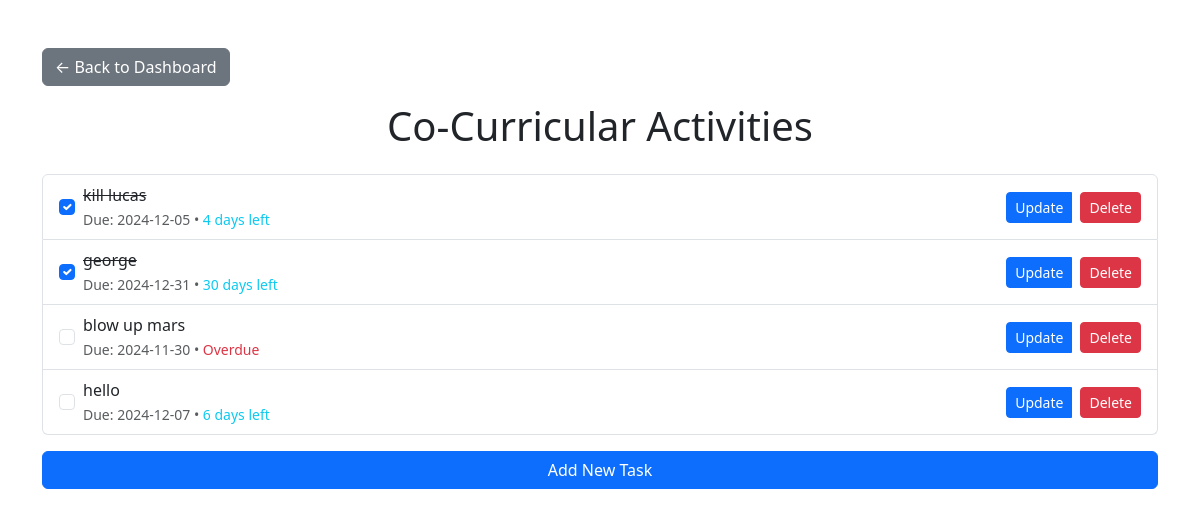
The page /co_curricular (signed in) on the database as committed earlier.
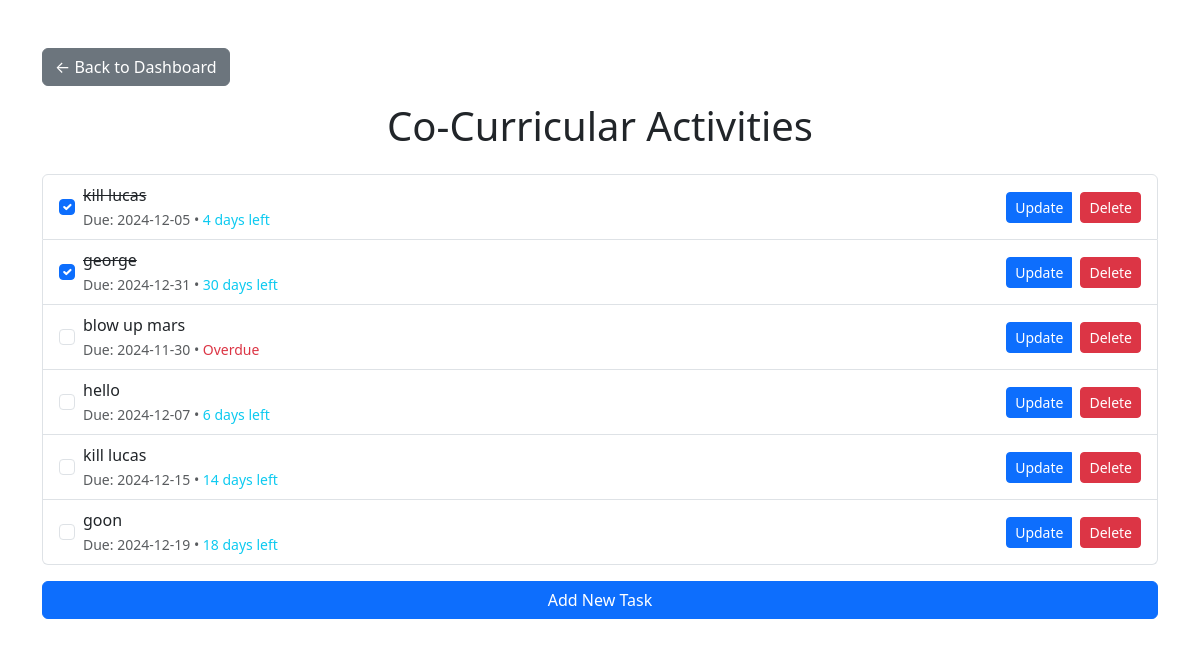
The same page on the database as committed later.
### flask_app/setup_db.py (models this page shows)
class ToDo(Base):
    __tablename__ = 'todo'
    id = Column(Integer, primary_key=True)
    task = Column(String, nullable=False)
    category = Column(String, nullable=False)
    completed = Column(Boolean, default=False)
    due_date = Column(DateTime, nullable=True)
    user_id = Column(Integer, ForeignKey('users.id'), nullable=False)
    user = relationship('User', back_populates='todos')

### flask_app/app.py (the view)
@app.route('/co_curricular')
def co_curricular():
    if 'user_id' not in session:
        return redirect(url_for('login'))
    todos = db_session.query(ToDo).filter_by(user_id=session['user_id'], category='Co-Curricular').all()
    return render_template('co_curricular.html', todos=todos, calculate_days=calculate_days_remaining)

### flask_app/app.py (called while the page is built)
def calculate_days_remaining(due_date):
    if not due_date:
        return None
    today = date.today()
    days = (due_date.date() - today).days
    if days < 0:
        return "Overdue"
    elif days == 0:
        return "Due today"
    else:
        return f"{days} days left"

### flask_app/templates/co_curricular.html (shortened to what this page needs)
<!DOCTYPE html>
<html lang="en">
<head>
    <link href="https://cdn.jsdelivr.net/npm/bootstrap@5.3.0-alpha3/dist/css/bootstrap.min.css" rel="stylesheet">
</head>
<body>
    <div class="container mt-5">
        <a href="{{ url_for('dashboard') }}" class="btn btn-secondary mb-3">← Back to Dashboard</a>
        <h1 class="text-center">Co-Curricular Activities</h1>
        <div class="mt-4">
            {% if todos %}
                <ul class="list-group">
                    {% for todo in todos %}
                    <li class="list-group-item d-flex justify-content-between align-items-center">
                        <div class="d-flex align-items-center">
                            <form action="{{ url_for('toggle_todo', todo_id=todo.id) }}" method="POST" class="d-inline me-2">
                                <input type="checkbox" class="form-check-input" onchange="this.form.submit()"
                                       {% if todo.completed %}checked{% endif %}>
                            </form>
                            <div>
                                <span {% if todo.completed %}class="text-decoration-line-through"{% endif %}>{{ todo.task }}</span>
                                {% if todo.due_date %}
                                    <br>
                                    <small class="text-muted">
                                        Due: {{ todo.due_date.strftime('%Y-%m-%d') }}
                                        {% set days = calculate_days(todo.due_date) %}
                                        {% if days %}
                                            • <span class="{% if days == 'Overdue' %}text-danger{% elif days == 'Due today' %}text-warning{% else %}text-info{% endif %}">
                                                {{ days }}
                                            </span>
                                        {% endif %}
                                    </small>
                                {% endif %}
                            </div>
                        </div>
                        <div class="btn-group">
                            <a href="{{ url_for('update_todo', todo_id=todo.id) }}" class="btn btn-sm btn-primary me-2">Update</a>
                            <form action="{{ url_for('delete_todo', todo_id=todo.id) }}" method="POST" class="d-inline">
                                <button type="submit" class="btn btn-sm btn-danger">Delete</button>
                            </form>
                        </div>
                    </li>
                    {% endfor %}
                </ul>
            {% else %}
                <p class="text-center">No co-curricular activities found.</p>
            {% endif %}
        </div>
        <div class="mt-3">
            <a href="{{ url_for('add_todo') }}" class="btn btn-primary w-100">Add New Task</a>
        </div>
    </div>
</body>
</html>

Rows that differ between the two databases and show on the page:
added ToDo: task "kill lucas", due_date "2024-12-15", days "14 days left"
added ToDo: task "goon", due_date "2024-12-19", days "18 days left"
